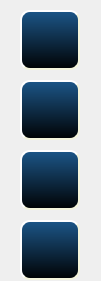
   <widget class="QWidget" name="widget" native="true">
    <property name="geometry">
     <rect>
      <x>10</x>
      <y>10</y>
      <width>101</width>
      <height>281</height>
     </rect>
    </property>
    <widget class="QPushButton" name="createButton">
     <property name="geometry">
      <rect>
       <x>20</x>
       <y>10</y>
       <width>60</width>
       <height>60</height>
      </rect>
     </property>
     <property name="minimumSize">
      <size>
       <width>60</width>
       <height>60</height>
      </size>
     </property>
     <property name="maximumSize">
      <size>
       <width>60</width>
       <height>60</height>
      </size>
     </property>
     <property name="palette">
      <palette>
       <active>
        <colorrole role="WindowText">
         <brush brushstyle="SolidPattern">
          <color alpha="255">
           <red>0</red>
           <green>0</green>
           <blue>0</blue>
          </color>
         </brush>
        </colorrole>
        <colorrole role="Button">
         <brush brushstyle="LinearGradientPattern">
          <gradient startx="0.000000000000000" starty="0.000000000000000" endx="0.000000000000000" endy="1.000000000000000" type="LinearGradient" spread="PadSpread" coordinatemode="ObjectBoundingMode">
           <gradientstop position="0.000000000000000">
            <color alpha="255">
             <red>28</red>
             <green>86</green>
             <blue>136</blue>
            </color>
           </gradientstop>
           <gradientstop position="1.000000000000000">
            <color alpha="255">
             <red>0</red>
             <green>2</green>
             <blue>3</blue>
            </color>
           </gradientstop>
          </gradient>
         </brush>
        </colorrole>
        <colorrole role="Text">
         <brush brushstyle="SolidPattern">
          <color alpha="255">
           <red>0</red>
           <green>0</green>
           <blue>0</blue>
          </color>
         </brush>
        </colorrole>
        <colorrole role="ButtonText">
         <brush brushstyle="SolidPattern">
          <color alpha="255">
           <red>0</red>
           <green>0</green>
           <blue>0</blue>
          </color>
         </brush>
        </colorrole>
        <colorrole role="Base">
         <brush brushstyle="LinearGradientPattern">
          <gradient startx="0.000000000000000" starty="0.000000000000000" endx="0.000000000000000" endy="1.000000000000000" type="LinearGradient" spread="PadSpread" coordinatemode="ObjectBoundingMode">
           <gradientstop position="0.000000000000000">
            <color alpha="255">
             <red>28</red>
             <green>86</green>
             <blue>136</blue>
            </color>
           </gradientstop>
           <gradientstop position="1.000000000000000">
            <color alpha="255">
             <red>0</red>
             <green>2</green>
             <blue>3</blue>
            </color>
           </gradientstop>
          </gradient>
         </brush>
        </colorrole>
        <colorrole role="Window">
         <brush brushstyle="LinearGradientPattern">
          <gradient startx="0.000000000000000" starty="0.000000000000000" endx="0.000000000000000" endy="1.000000000000000" type="LinearGradient" spread="PadSpread" coordinatemode="ObjectBoundingMode">
           <gradientstop position="0.000000000000000">
            <color alpha="255">
             <red>28</red>
             <green>86</green>
             <blue>136</blue>
            </color>
           </gradientstop>
           <gradientstop position="1.000000000000000">
            <color alpha="255">
             <red>0</red>
             <green>2</green>
             <blue>3</blue>
            </color>
           </gradientstop>
          </gradient>
         </brush>
        </colorrole>
        <colorrole role="ToolTipBase">
         <brush brushstyle="SolidPattern">
          <color alpha="255">
           <red>0</red>
           <green>0</green>
           <blue>0</blue>
          </color>
         </brush>
        </colorrole>
       </active>
       <inactive>
        <colorrole role="WindowText">
         <brush brushstyle="SolidPattern">
          <color alpha="255">
           <red>0</red>
           <green>0</green>
           <blue>0</blue>
          </color>
         </brush>
        </colorrole>
        <colorrole role="Button">
         <brush brushstyle="LinearGradientPattern">
          <gradient startx="0.000000000000000" starty="0.000000000000000" endx="0.000000000000000" endy="1.000000000000000" type="LinearGradient" spread="PadSpread" coordinatemode="ObjectBoundingMode">
           <gradientstop position="0.000000000000000">
            <color alpha="255">
             <red>28</red>
             <green>86</green>
             <blue>136</blue>
            </color>
           </gradientstop>
           <gradientstop position="1.000000000000000">
            <color alpha="255">
             <red>0</red>
             <green>2</green>
             <blue>3</blue>
            </color>
           </gradientstop>
          </gradient>
         </brush>
        </colorrole>
        <colorrole role="Text">
         <brush brushstyle="SolidPattern">
          <color alpha="255">
           <red>0</red>
           <green>0</green>
           <blue>0</blue>
          </color>
         </brush>
        </colorrole>
        <colorrole role="ButtonText">
         <brush brushstyle="SolidPattern">
          <color alpha="255">
           <red>0</red>
           <green>0</green>
           <blue>0</blue>
          </color>
         </brush>
        </colorrole>
        <colorrole role="Base">
         <brush brushstyle="LinearGradientPattern">
          <gradient startx="0.000000000000000" starty="0.000000000000000" endx="0.000000000000000" endy="1.000000000000000" type="LinearGradient" spread="PadSpread" coordinatemode="ObjectBoundingMode">
           <gradientstop position="0.000000000000000">
            <color alpha="255">
             <red>28</red>
             <green>86</green>
             <blue>136</blue>
            </color>
           </gradientstop>
           <gradientstop position="1.000000000000000">
            <color alpha="255">
             <red>0</red>
             <green>2</green>
             <blue>3</blue>
            </color>
           </gradientstop>
          </gradient>
         </brush>
        </colorrole>
        <colorrole role="Window">
         <brush brushstyle="LinearGradientPattern">
          <gradient startx="0.000000000000000" starty="0.000000000000000" endx="0.000000000000000" endy="1.000000000000000" type="LinearGradient" spread="PadSpread" coordinatemode="ObjectBoundingMode">
           <gradientstop position="0.000000000000000">
            <color alpha="255">
             <red>28</red>
             <green>86</green>
             <blue>136</blue>
            </color>
           </gradientstop>
           <gradientstop position="1.000000000000000">
            <color alpha="255">
             <red>0</red>
             <green>2</green>
             <blue>3</blue>
            </color>
           </gradientstop>
          </gradient>
         </brush>
        </colorrole>
        <colorrole role="ToolTipBase">
         <brush brushstyle="SolidPattern">
          <color alpha="255">
           <red>0</red>
           <green>0</green>
           <blue>0</blue>
          </color>
         </brush>
        </colorrole>
       </inactive>
       <disabled>
        <colorrole role="WindowText">
         <brush brushstyle="SolidPattern">
          <color alpha="255">
           <red>2</red>
           <green>19</green>
           <blue>51</blue>
          </color>
         </brush>
        </colorrole>
        <colorrole role="Button">
         <brush brushstyle="LinearGradientPattern">
          <gradient startx="0.000000000000000" starty="0.000000000000000" endx="0.000000000000000" endy="1.000000000000000" type="LinearGradient" spread="PadSpread" coordinatemode="ObjectBoundingMode">
           <gradientstop position="0.000000000000000">
            <color alpha="255">
             <red>28</red>
             <green>86</green>
             <blue>136</blue>
            </color>
           </gradientstop>
           <gradientstop position="1.000000000000000">
            <color alpha="255">
             <red>0</red>
             <green>2</green>
             <blue>3</blue>
            </color>
           </gradientstop>
          </gradient>
         </brush>
        </colorrole>
        <colorrole role="Text">
         <brush brushstyle="SolidPattern">
          <color alpha="255">
           <red>2</red>
           <green>19</green>
           <blue>51</blue>
          </color>
         </brush>
        </colorrole>
        <colorrole role="ButtonText">
         <brush brushstyle="SolidPattern">
          <color alpha="255">
           <red>2</red>
           <green>19</green>
           <blue>51</blue>
          </color>
         </brush>
        </colorrole>
        <colorrole role="Base">
         <brush brushstyle="LinearGradientPattern">
          <gradient startx="0.000000000000000" starty="0.000000000000000" endx="0.000000000000000" endy="1.000000000000000" type="LinearGradient" spread="PadSpread" coordinatemode="ObjectBoundingMode">
           <gradientstop position="0.000000000000000">
            <color alpha="255">
             <red>28</red>
             <green>86</green>
             <blue>136</blue>
            </color>
           </gradientstop>
           <gradientstop position="1.000000000000000">
            <color alpha="255">
             <red>0</red>
             <green>2</green>
             <blue>3</blue>
            </color>
           </gradientstop>
          </gradient>
         </brush>
        </colorrole>
        <colorrole role="Window">
         <brush brushstyle="LinearGradientPattern">
          <gradient startx="0.000000000000000" starty="0.000000000000000" endx="0.000000000000000" endy="1.000000000000000" type="LinearGradient" spread="PadSpread" coordinatemode="ObjectBoundingMode">
           <gradientstop position="0.000000000000000">
            <color alpha="255">
             <red>28</red>
             <green>86</green>
             <blue>136</blue>
            </color>
           </gradientstop>
           <gradientstop position="1.000000000000000">
            <color alpha="255">
             <red>0</red>
             <green>2</green>
             <blue>3</blue>
            </color>
           </gradientstop>
          </gradient>
         </brush>
        </colorrole>
        <colorrole role="ToolTipBase">
         <brush brushstyle="SolidPattern">
          <color alpha="255">
           <red>0</red>
           <green>0</green>
           <blue>0</blue>
          </color>
         </brush>
        </colorrole>
       </disabled>
      </palette>
     </property>
     <property name="styleSheet">
      <string notr="true">QPushButton {border-color: beige;  border-style: outset; border-width: 2px;  border-radius: 10px; background-color: qlineargradient(x1: 0, y1: 0, x2: 0, y2: 1, stop: 0 #1c5688, stop: 1 #000203); } QPushButton:pressed {border-color: beige;  border-style: outset; border-width: 2px;  border-radius: 10px; background-color: qlineargradient(x1: 0, y1: 0, x2: 0, y2: 1, stop: 0 #1749cf4, stop: 1 #4b71c4); }</string>
     </property>
     <property name="text">
      <string/>
     </property>
     <property name="icon">
      <iconset>
       <normaloff>Strip.png</normaloff>Strip.png</iconset>
     </property>
     <property name="iconSize">
      <size>
       <width>35</width>
       <height>45</height>
      </size>
     </property>
    </widget>
    <widget class="QPushButton" name="cameraButton">
     <property name="geometry">
      <rect>
       <x>20</x>
       <y>150</y>
       <width>60</width>
       <height>60</height>
      </rect>
     </property>
     <property name="styleSheet">
      <string notr="true">QPushButton {border-color: beige;  border-style: outset; border-width: 2px;  border-radius: 10px; background-color: qlineargradient(x1: 0, y1: 0, x2: 0, y2: 1, stop: 0 #1c5688, stop: 1 #000203); } QPushButton:pressed {border-color: beige;  border-style: outset; border-width: 2px;  border-radius: 10px; background-color: qlineargradient(x1: 0, y1: 0, x2: 0, y2: 1, stop: 0 #1749cf4, stop: 1 #4b71c4); }</string>
     </property>
     <property name="text">
      <string/>
     </property>
     <property name="icon">
      <iconset>
       <normaloff>CAMICON.png</normaloff>CAMICON.png</iconset>
     </property>
     <property name="iconSize">
      <size>
       <width>38</width>
       <height>45</height>
      </size>
     </property>
    </widget>
    <widget class="QPushButton" name="settingsButton">
     <property name="geometry">
      <rect>
       <x>20</x>
       <y>220</y>
       <width>60</width>
       <height>60</height>
      </rect>
     </property>
     <property name="contextMenuPolicy">
      <enum>Qt::CustomContextMenu</enum>
     </property>
     <property name="styleSheet">
      <string notr="true">QPushButton {border-color: beige;  border-style: outset; border-width: 2px;  border-radius: 10px; background-color: qlineargradient(x1: 0, y1: 0, x2: 0, y2: 1, stop: 0 #1c5688, stop: 1 #000203); } QPushButton:pressed {border-color: beige;  border-style: outset; border-width: 2px;  border-radius: 10px; background-color: qlineargradient(x1: 0, y1: 0, x2: 0, y2: 1, stop: 0 #1749cf4, stop: 1 #4b71c4); }</string>
     </property>
     <property name="text">
      <string/>
     </property>
     <property name="icon">
      <iconset>
       <normaloff>motICON.png</normaloff>motICON.png</iconset>
     </property>
     <property name="iconSize">
      <size>
       <width>38</width>
       <height>45</height>
      </size>
     </property>
    </widget>
    <widget class="QPushButton" name="motionButton">
     <property name="geometry">
      <rect>
       <x>20</x>
       <y>80</y>
       <width>60</width>
       <height>60</height>
      </rect>
     </property>
     <property name="palette">
      <palette>
       <active>
        <colorrole role="Button">
         <brush brushstyle="LinearGradientPattern">
          <gradient startx="0.000000000000000" starty="0.000000000000000" endx="0.000000000000000" endy="1.000000000000000" type="LinearGradient" spread="PadSpread" coordinatemode="ObjectBoundingMode">
           <gradientstop position="0.000000000000000">
            <color alpha="255">
             <red>28</red>
             <green>86</green>
             <blue>136</blue>
            </color>
           </gradientstop>
           <gradientstop position="1.000000000000000">
            <color alpha="255">
             <red>0</red>
             <green>2</green>
             <blue>3</blue>
            </color>
           </gradientstop>
          </gradient>
         </brush>
        </colorrole>
        <colorrole role="Base">
         <brush brushstyle="LinearGradientPattern">
          <gradient startx="0.000000000000000" starty="0.000000000000000" endx="0.000000000000000" endy="1.000000000000000" type="LinearGradient" spread="PadSpread" coordinatemode="ObjectBoundingMode">
           <gradientstop position="0.000000000000000">
            <color alpha="255">
             <red>28</red>
             <green>86</green>
             <blue>136</blue>
            </color>
           </gradientstop>
           <gradientstop position="1.000000000000000">
            <color alpha="255">
             <red>0</red>
             <green>2</green>
             <blue>3</blue>
            </color>
           </gradientstop>
          </gradient>
         </brush>
        </colorrole>
        <colorrole role="Window">
         <brush brushstyle="LinearGradientPattern">
          <gradient startx="0.000000000000000" starty="0.000000000000000" endx="0.000000000000000" endy="1.000000000000000" type="LinearGradient" spread="PadSpread" coordinatemode="ObjectBoundingMode">
           <gradientstop position="0.000000000000000">
            <color alpha="255">
             <red>28</red>
             <green>86</green>
             <blue>136</blue>
            </color>
           </gradientstop>
           <gradientstop position="1.000000000000000">
            <color alpha="255">
             <red>0</red>
             <green>2</green>
             <blue>3</blue>
            </color>
           </gradientstop>
          </gradient>
         </brush>
        </colorrole>
       </active>
       <inactive>
        <colorrole role="Button">
         <brush brushstyle="LinearGradientPattern">
          <gradient startx="0.000000000000000" starty="0.000000000000000" endx="0.000000000000000" endy="1.000000000000000" type="LinearGradient" spread="PadSpread" coordinatemode="ObjectBoundingMode">
           <gradientstop position="0.000000000000000">
            <color alpha="255">
             <red>28</red>
             <green>86</green>
             <blue>136</blue>
            </color>
           </gradientstop>
           <gradientstop position="1.000000000000000">
            <color alpha="255">
             <red>0</red>
             <green>2</green>
             <blue>3</blue>
            </color>
           </gradientstop>
          </gradient>
         </brush>
        </colorrole>
        <colorrole role="Base">
         <brush brushstyle="LinearGradientPattern">
          <gradient startx="0.000000000000000" starty="0.000000000000000" endx="0.000000000000000" endy="1.000000000000000" type="LinearGradient" spread="PadSpread" coordinatemode="ObjectBoundingMode">
           <gradientstop position="0.000000000000000">
            <color alpha="255">
             <red>28</red>
             <green>86</green>
             <blue>136</blue>
            </color>
           </gradientstop>
           <gradientstop position="1.000000000000000">
            <color alpha="255">
             <red>0</red>
             <green>2</green>
             <blue>3</blue>
            </color>
           </gradientstop>
          </gradient>
         </brush>
        </colorrole>
        <colorrole role="Window">
         <brush brushstyle="LinearGradientPattern">
          <gradient startx="0.000000000000000" starty="0.000000000000000" endx="0.000000000000000" endy="1.000000000000000" type="LinearGradient" spread="PadSpread" coordinatemode="ObjectBoundingMode">
           <gradientstop position="0.000000000000000">
            <color alpha="255">
             <red>28</red>
             <green>86</green>
             <blue>136</blue>
            </color>
           </gradientstop>
           <gradientstop position="1.000000000000000">
            <color alpha="255">
             <red>0</red>
             <green>2</green>
             <blue>3</blue>
            </color>
           </gradientstop>
          </gradient>
         </brush>
        </colorrole>
       </inactive>
       <disabled>
        <colorrole role="Button">
         <brush brushstyle="LinearGradientPattern">
          <gradient startx="0.000000000000000" starty="0.000000000000000" endx="0.000000000000000" endy="1.000000000000000" type="LinearGradient" spread="PadSpread" coordinatemode="ObjectBoundingMode">
           <gradientstop position="0.000000000000000">
            <color alpha="255">
             <red>28</red>
             <green>86</green>
             <blue>136</blue>
            </color>
           </gradientstop>
           <gradientstop position="1.000000000000000">
            <color alpha="255">
             <red>0</red>
             <green>2</green>
             <blue>3</blue>
            </color>
           </gradientstop>
          </gradient>
         </brush>
        </colorrole>
        <colorrole role="Base">
         <brush brushstyle="LinearGradientPattern">
          <gradient startx="0.000000000000000" starty="0.000000000000000" endx="0.000000000000000" endy="1.000000000000000" type="LinearGradient" spread="PadSpread" coordinatemode="ObjectBoundingMode">
           <gradientstop position="0.000000000000000">
            <color alpha="255">
             <red>28</red>
             <green>86</green>
             <blue>136</blue>
            </color>
           </gradientstop>
           <gradientstop position="1.000000000000000">
            <color alpha="255">
             <red>0</red>
             <green>2</green>
             <blue>3</blue>
            </color>
           </gradientstop>
          </gradient>
         </brush>
        </colorrole>
        <colorrole role="Window">
         <brush brushstyle="LinearGradientPattern">
          <gradient startx="0.000000000000000" starty="0.000000000000000" endx="0.000000000000000" endy="1.000000000000000" type="LinearGradient" spread="PadSpread" coordinatemode="ObjectBoundingMode">
           <gradientstop position="0.000000000000000">
            <color alpha="255">
             <red>28</red>
             <green>86</green>
             <blue>136</blue>
            </color>
           </gradientstop>
           <gradientstop position="1.000000000000000">
            <color alpha="255">
             <red>0</red>
             <green>2</green>
             <blue>3</blue>
            </color>
           </gradientstop>
          </gradient>
         </brush>
        </colorrole>
       </disabled>
      </palette>
     </property>
     <property name="autoFillBackground">
      <bool>false</bool>
     </property>
     <property name="styleSheet">
      <string notr="true">QPushButton {border-color: beige;  border-style: outset; border-width: 2px;  border-radius: 10px; background-color: qlineargradient(x1: 0, y1: 0, x2: 0, y2: 1, stop: 0 #1c5688, stop: 1 #000203); } QPushButton:pressed {border-color: beige;  border-style: outset; border-width: 2px;  border-radius: 10px; background-color: qlineargradient(x1: 0, y1: 0, x2: 0, y2: 1, stop: 0 #1749cf4, stop: 1 #4b71c4); }</string>
     </property>
     <property name="text">
      <string/>
     </property>
     <property name="icon">
      <iconset>
       <normaloff>conICON.png</normaloff>conICON.png</iconset>
     </property>
     <property name="iconSize">
      <size>
       <width>38</width>
       <height>45</height>
      </size>
     </property>
    </widget>
   </widget>
